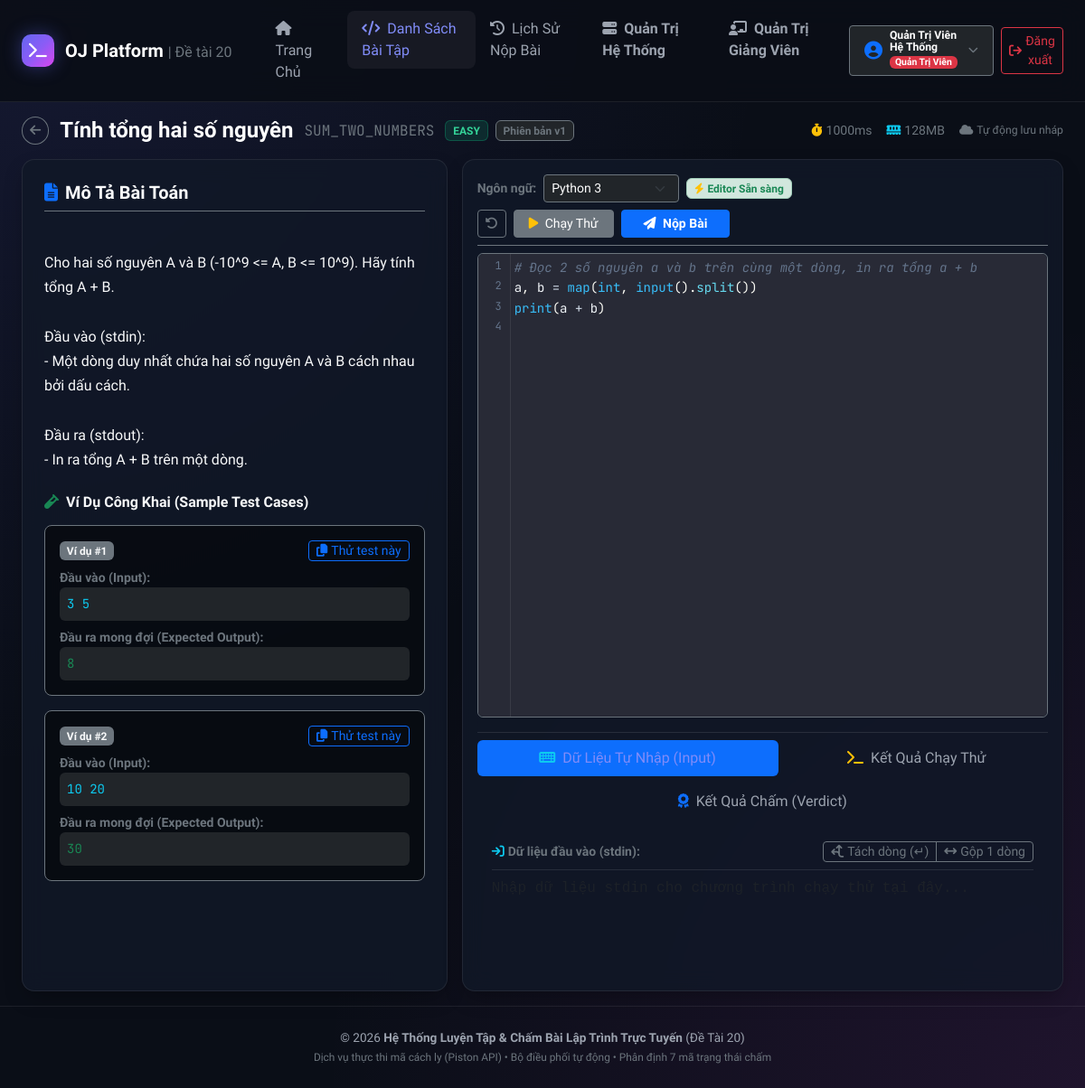
Page /solve.php (signed in) on the earlier database version.
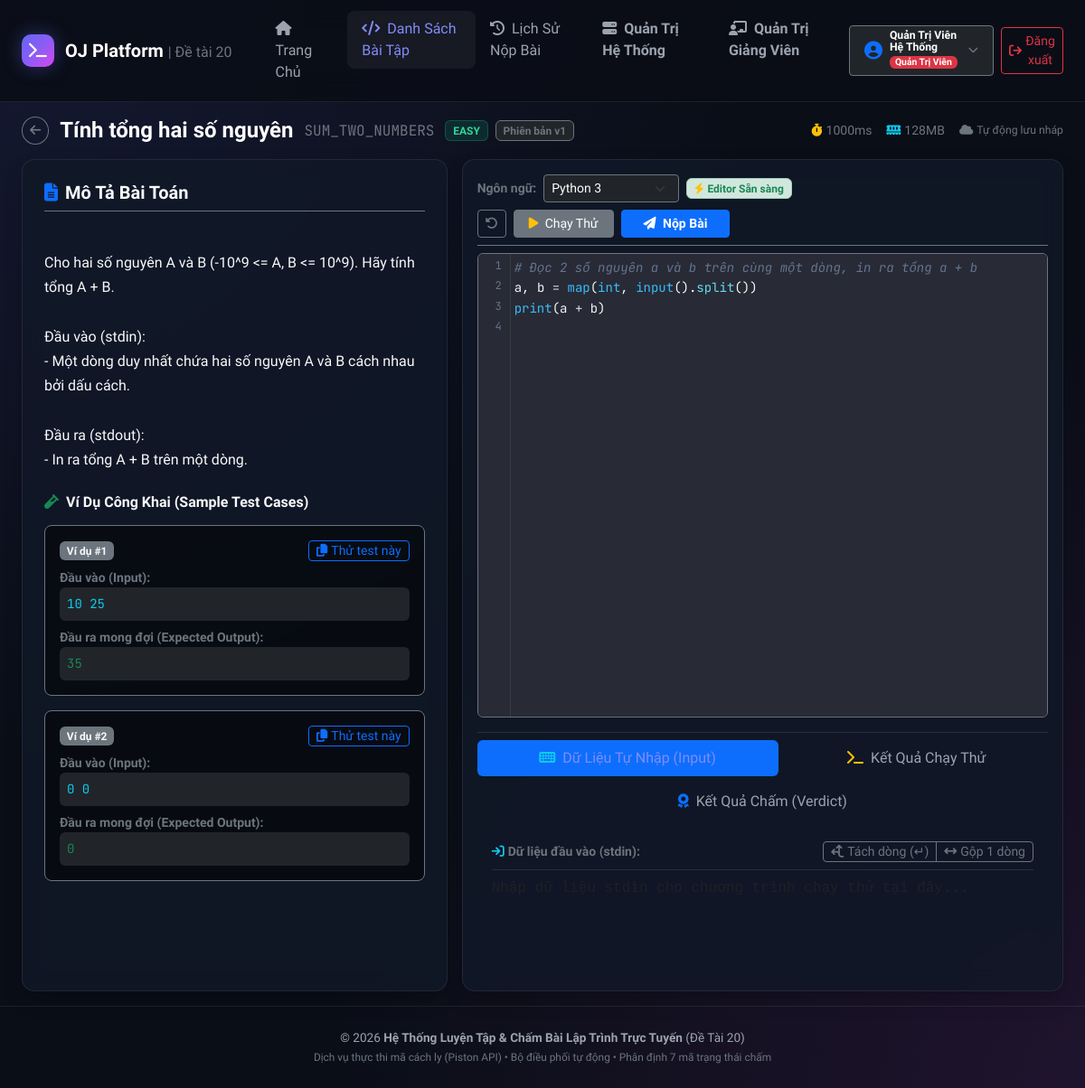
Same page on the later database version.
### tables this page shows
CREATE TABLE `test_cases` (
    `id` INT AUTO_INCREMENT PRIMARY KEY,
    `problem_version_id` INT NOT NULL COMMENT 'Thuộc phiên bản đề nào',
    `input_data` MEDIUMTEXT NOT NULL COMMENT 'Dữ liệu đầu vào stdin',
    `expected_output` MEDIUMTEXT NOT NULL COMMENT 'Đầu ra chuẩn stdout',
    `is_sample` TINYINT(1) NOT NULL DEFAULT 0 COMMENT '1 = Test ví dụ công khai; 0 = Test kín bảo mật',
    `score_weight` INT NOT NULL DEFAULT 10 COMMENT 'Điểm số của test case này',
    `order_index` INT NOT NULL DEFAULT 1 COMMENT 'Thứ tự chạy test',
    INDEX `idx_tc_version` (`problem_version_id`),
    CONSTRAINT `fk_tc_version` FOREIGN KEY (`problem_version_id`) REFERENCES `problem_versions` (`id`) ON DELETE CASCADE
);

### solve.php (the view, shortened to what the changed rows need)
<?php
$problemId = (int)($_GET['id'] ?? 1);
$samples = [];
try {
    $pdo = Database::getConnection();
    $stmtProb = $pdo->prepare("
        SELECT p.*, pv.version_number, pv.description, pv.time_limit_ms, pv.memory_limit_kb, pv.change_log
        FROM problems p
        JOIN problem_versions pv ON p.current_version_id = pv.id
        WHERE p.id = ?
    ");
    $stmtProb->execute([$problemId]);
    $problem = $stmtProb->fetch();
    if ($problem) {
        $stmtSamples = $pdo->prepare("
            SELECT order_index, input_data, expected_output, score_weight
            FROM test_cases
            WHERE problem_version_id = ? AND is_sample = 1
            ORDER BY order_index ASC
        ");
        $stmtSamples->execute([(int)$problem['current_version_id']]);
        $samples = $stmtSamples->fetchAll();
    }
} catch (Exception $e) {
    $errorMsg = $e->getMessage();
}
require_once __DIR__ . '/includes/header.php';
?>
<div class="container-fluid px-lg-4 py-3">
    <div class="row g-3">
        <div class="col-lg-5">
            <div class="custom-card p-4 h-100 d-flex flex-column overflow-y-auto" style="max-height: 82vh;">
                <?php if (empty($samples)): ?>
                    <p class="text-secondary small">Chưa có test ví dụ công khai.</p>
                <?php else: ?>
                    <?php foreach ($samples as $idx => $s): ?>
                        <div class="bg-black bg-opacity-50 border border-secondary rounded-3 p-3 mb-3">
                            <div class="d-flex justify-content-between align-items-center mb-2">
                                <span class="badge bg-secondary text-light">Ví dụ #<?php echo $idx + 1; ?></span>
                                <button type="button" class="btn btn-outline-primary btn-sm py-0 px-2 fs-7 btn-copy-sample"
                                        data-input="<?php echo htmlspecialchars($s['input_data']); ?>">
                                    <i class="fas fa-copy me-1"></i>Thử test này
                                </button>
                            </div>
                            <div class="mb-2">
                                <div class="text-secondary small fw-semibold">Đầu vào (Input):</div>
                                <pre class="bg-dark p-2 rounded text-info mb-0 small"><?php echo htmlspecialchars($s['input_data']); ?></pre>
                            </div>
                            <div>
                                <div class="text-secondary small fw-semibold">Đầu ra mong đợi (Expected Output):</div>
                                <pre class="bg-dark p-2 rounded text-success mb-0 small"><?php echo htmlspecialchars($s['expected_output']); ?></pre>
                            </div>
                        </div>
                    <?php endforeach; ?>
                <?php endif; ?>
            </div>
        </div>
    </div>
</div>
<link rel="stylesheet" href="assets/codemirror/codemirror.min.css">
<link rel="stylesheet" href="assets/codemirror/theme/dracula.min.css">
<?php require_once __DIR__ . '/includes/footer.php'; ?>

Differences in the rows shown:
changed test_cases (number 1 of 2 on the later page): input_data "3 5" → "10 25"; expected_output "8" → "35"
changed test_cases (number 2 of 2 on the later page): input_data "10 20" → "0 0"; expected_output "30" → "0"
